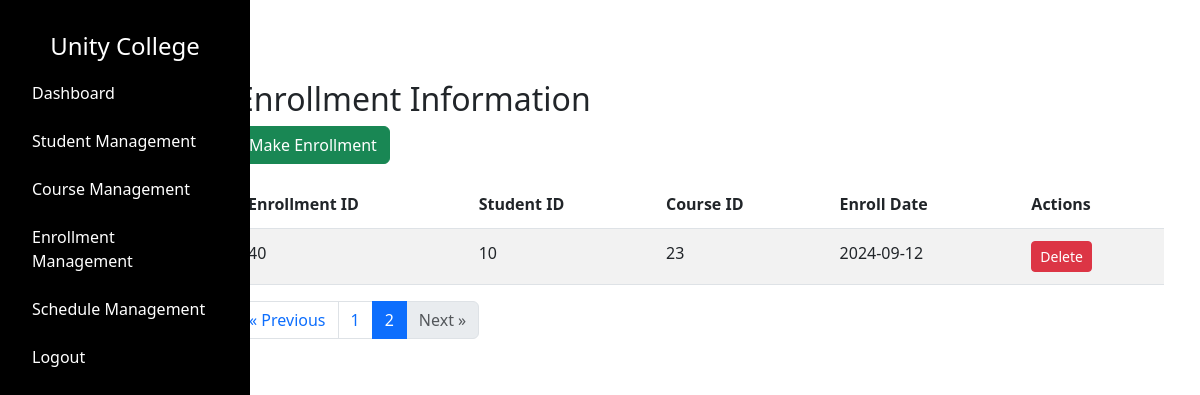
/admin/enrollmentmgt?page=2 (signed in), run on an earlier commit of the app's database.
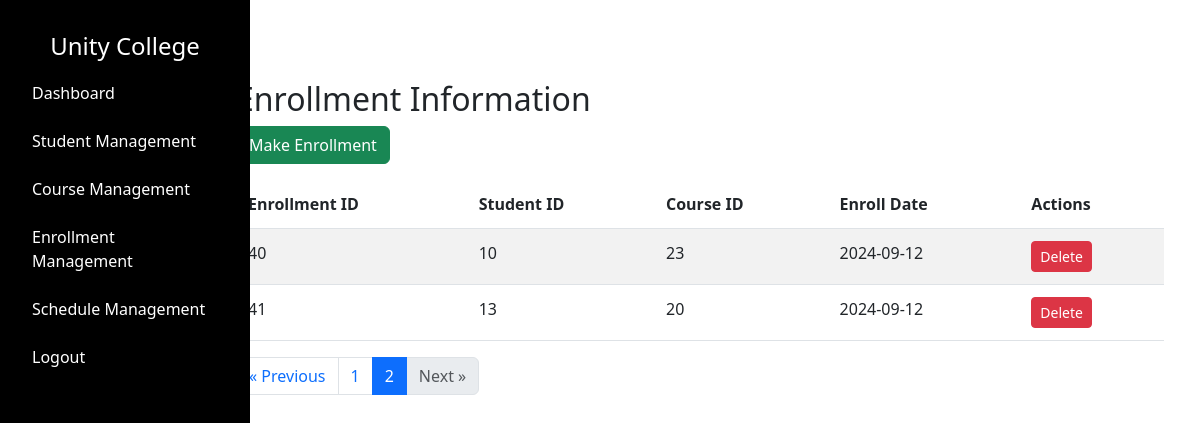
And on a later commit of the database.
### tables this page shows
CREATE TABLE "enrollment" (
    "id" INTEGER PRIMARY KEY AUTOINCREMENT,
    "student_id" INTEGER NOT NULL,
    "course_id" INTEGER NOT NULL,
    "enroll_date" DATE NOT NULL,
    FOREIGN KEY("student_id") REFERENCES "student"("id") ON DELETE RESTRICT,
    FOREIGN KEY("course_id") REFERENCES "course"("id") ON DELETE RESTRICT
);

### app.py (the view)
@app.route("/admin/enrollmentmgt", methods=["GET"])
def admin_view_enrollment():
    if 'username' not in session or session.get('user_type') != 'admin':
        return redirect(url_for('admin_login'))
    username = session.get('username')
    page = request.args.get('page', 1, type=int)
    per_page = 10  # Number of enrollments per page
    total_enrollment = query_db("SELECT COUNT(*) FROM enrollment")[0][0]
    offset = (page - 1) * per_page
    enrollment_query = f"SELECT * FROM enrollment LIMIT {per_page} OFFSET {offset}"
    enrollment = query_db(enrollment_query)
    enrollment_list = []
    for record in enrollment:
        enrollment_dict = {
            "id": record[0],
            "student_id": record[1],
            "course_id": record[2],
            "enroll_date": record[3],
        }
        enrollment_list.append(enrollment_dict)
    total_pages = (total_enrollment + per_page - 1) // per_page
    return render_template(
        "admin/enrollmentmgmt.html",
        enrollment_list=enrollment_list,
        username=username,
        current_page=page,
        total_pages=total_pages,
        per_page=per_page
    )

### dbcontroller.py (called while the page is built)
def query_db(query, args=(), one=False):
    con = sqlite3.connect('advweb.db')
    cur = con.cursor()
    cur.execute(query, args)
    rv = cur.fetchall()
    cur.close()
    con.close()
    return (rv[0] if rv else None) if one else rv

### templates/admin/enrollmentmgmt.html (shortened to what this page needs)
{% extends "/admin/layout.html" %} {% block content %}
<link href="/static/css/admin/enrollmentmgmt.css" rel="stylesheet" />
<div class="container mt-5">
  <h2>Enrollment Information</h2>
  <a href="{{ url_for('admin_enroll') }}" class="btn btn-success mb-3"
    >Make Enrollment</a
  >
  <div class="table-responsive">
    <table class="table table-striped">
      <thead>
        <tr>
          <th>Enrollment ID</th>
          <th>Student ID</th>
          <th>Course ID</th>
          <th>Enroll Date</th>
          <th>Actions</th>
        </tr>
      </thead>
      <tbody>
        {% for enrollment in enrollment_list %}
        <tr>
          <td>{{ enrollment['id'] }}</td>
          <td>{{ enrollment['student_id'] }}</td>
          <td>{{ enrollment['course_id'] }}</td>
          <td>{{ enrollment['enroll_date'] }}</td>
          <td>
            <form
              action="{{ url_for('delete_enrollment', id=enrollment['id']) }}"
              method="post"
              style="display: inline"
            >
              <button
                type="submit"
                class="btn btn-danger btn-sm"
                onclick="return confirm('Are you sure you want to delete this enrollment?')"
              >
                Delete
              </button>
            </form>
          </td>
        </tr>
        {% endfor %}
      </tbody>
    </table>
  </div>
  <div class="d-flex justify-content-start">
    <nav aria-label="Page navigation">
      <ul class="pagination">
        <li class="page-item {% if current_page == 1 %}disabled{% endif %}">
          <a
            class="page-link"
            href="{{ url_for('admin_view_enrollment', page=current_page-1) }}"
            aria-label="Previous"
          >
            <span aria-hidden="true">&laquo;</span> Previous
          </a>
        </li>
        {% for page_num in range(1, total_pages + 1) %}
        <li
          class="page-item {% if page_num == current_page %}active{% endif %}"
        >
          <a
            class="page-link"
            href="{{ url_for('admin_view_enrollment', page=page_num) }}"
            >{{ page_num }}</a
          >
        </li>
        {% endfor %}
        <li
          class="page-item {% if current_page == total_pages %}disabled{% endif %}"
        >
          <a
            class="page-link"
            href="{{ url_for('admin_view_enrollment', page=current_page+1) }}"
            aria-label="Next"
          >
            Next <span aria-hidden="true">&raquo;</span>
          </a>
        </li>
      </ul>
    </nav>
  </div>
</div>
{% endblock %}

What changed in the data, as far as the page shows it:
added enrollment: id "41", student_id "13", course_id "20", enroll_date "2024-09-12"
